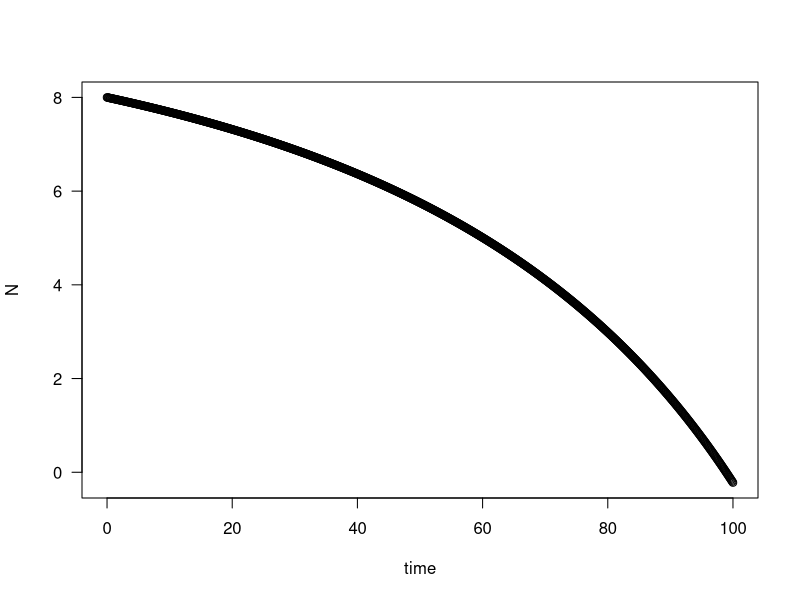
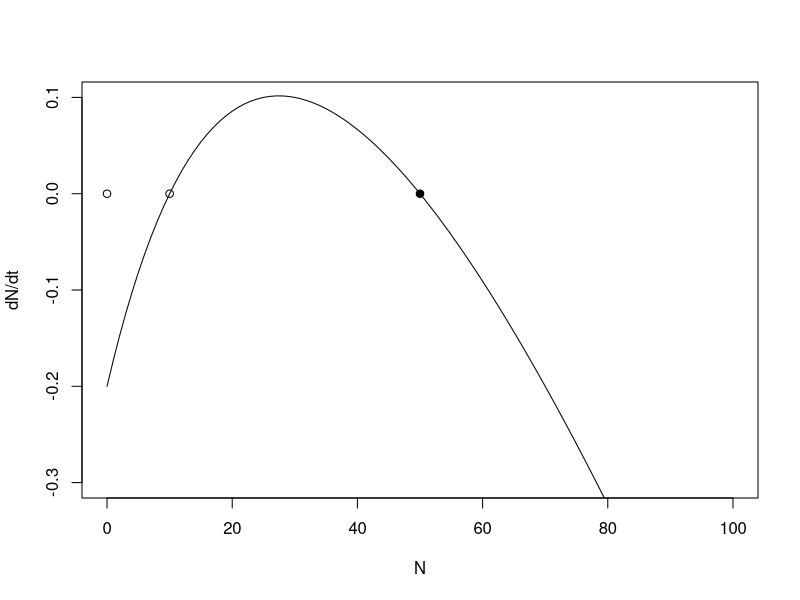

The R script that drew these images, in order:
## ---- chunk 1
r <- log(2)/109 #rate
log(1e+12)/r
## ---- chunk 2
# install.packages("deSolve")
library(deSolve)
## Loading required package: deSolve
# Initial values
state <- c(N=8)
times <- seq(0,100,by=0.1)

# Parameters
parameters <- c(b = 2.4,c=0.02,M=50,d=0.2)

# Model
sterile_insect <- function(t,state,parameters){
  with(as.list(c(state,parameters)),{
       dN <- b*N/(N+M) - d - c*N
      list(c(dN))   
  })}

# Solve model and plot results
out <- ode(y = state,times=times,func=sterile_insect,parms=parameters) # ode=ordinary differential eqns.
par(mfrow=c(1,1))
plot(out[,1],out[,2],ylab='N',xlab='time',las=1)
## ---- chunk 3
x <- c(0,10,50) # equilibrium points
y <- c(0,0,0)

b <- 2.4
c <- 0.02
M <- 50
d <- 0.2


curve(b*x/(x+M) - d - c*x, from = 0, to = 100, ylim = c(-0.3,0.1),ylab = "dN/dt", xlab = "N") # N is turned into x, due to some problem with the curve()

x <- c(0,10,50) # equilibrium points
y <- c(0,0,0)
points(x,y, pch = c(1,1,19))
